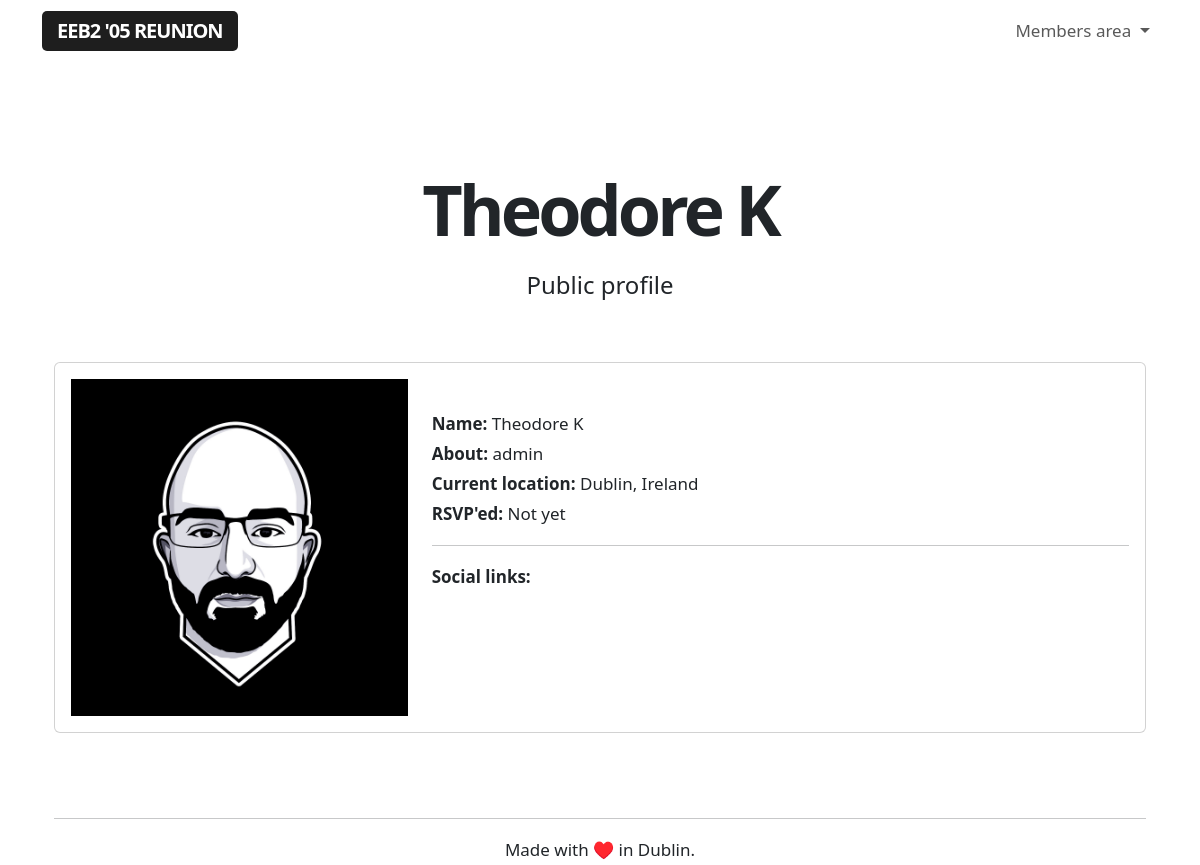
The app's page /public/other/1 (signed in) with its own data.
### app/models.py (models this page shows, shortened)
class User(UserMixin, db.Model):
    id = db.Column(db.Integer, primary_key=True)
    username = db.Column(db.String(64), index=True, unique=True)
    name = db.Column(db.String(64), index=True, unique=False)
    section = db.Column(db.String(64), index=True, unique=False)
    email = db.Column(db.String(120), index=True, unique=True)
    password_hash = db.Column(db.String(128))
    role = db.Column(db.String(64), index=True, unique=False)
    rsvp = db.Column(db.String(64), index=True, unique=False)
    avatar = db.Column(db.String(64), index=True, unique=False)
    currentlocation = db.Column(db.String(64), index=True, unique=False)
    verified = db.Column(db.String(64), index=True, unique=False)
    facebook = db.Column(db.String(64), index=True, unique=False)
    twitter = db.Column(db.String(64), index=True, unique=False)
    instagram = db.Column(db.String(64), index=True, unique=False)
    linkedin = db.Column(db.String(64), index=True, unique=False)
    snapchat = db.Column(db.String(64), index=True, unique=False)
    reddit = db.Column(db.String(64), index=True, unique=False)
    mastodon = db.Column(db.String(64), index=True, unique=False)
    tiktok = db.Column(db.String(64), index=True, unique=False)

### app/routes.py (the view)
@app.route('/public/other/<userid>', methods=['GET'])
@login_required
def publicother(userid):
    user = User.query.filter_by(id=userid).first()
    if user.role !='I graduated in 2005':
        return render_template('public-other.html', userid=userid, user=user)

### app/models.py (called while the page is built)
@login.user_loader
def load_user(id):
    return User.query.get(int(id))

### app/templates/public-other.html (shortened to what this page needs)
{% extends "base.html" %}
{% block content %}
<div class="title">
    <h1>{{ user.name }}</h1>
    <h4>Public profile</h4>
</div>
<div class="container profile">
  <div class="row align-items-start">
    <div class="col-12">
        <div class="card">
            <div class="card-body">
                <div class="row align-items-start">
                    <div class="col-4">
                        {% if user.avatar %}
                        <img class="placeholderimage" src="/static/uploads/{{ user.avatar }}">
                        {% else %}
                        <img class="placeholderimage" src="https://dummyimage.com/600x800/c2c2c2/fff.jpg&text=Profile+placeholder">
                        {% endif %}
                    </div>
                    <div class="col-8">
                        <br>
                        <b>Name:</b> {{ user.name }}
                        <br>
                        <b>About:</b> {{ user.role }}
                        <br>
                        <b>Current location:</b> {{ user.currentlocation }}
                        <br>
                        <b>RSVP'ed:</b> {{ user.rsvp }}
                        <hr>
                        <b>Social links:</b>
                        <br>
                    </div>
                </div>
            </div>
        </div>
    </div>
</div>
{% endblock %}

### app/static/styles.css (style rules this page uses)
body { font-size: 17px !important; line-height: 30px !important; }
h1 { font-size: 70px !important; letter-spacing: -4px; text-align: center; font-weight: 800 !important; line-height: 75px !important; }
h4 { padding-bottom: 20px !important; font-weight: 300 !important; line-height: 35px !important; }
.placeholderimage { width: 100%; }
.title h1 { margin-bottom: -20px !important; margin-top: 40px; }
.title h4 { padding-top: 40px !important; text-align: center !important; margin-bottom: 40px; }

### records on screen
User: name "Theodore K", avatar (picture), role "admin", currentlocation "Dublin, Ireland", rsvp "Not yet"
